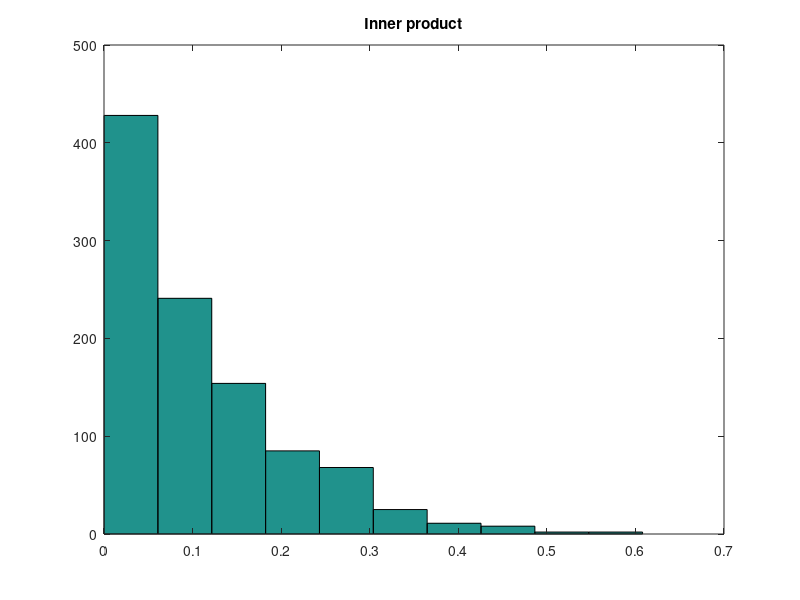
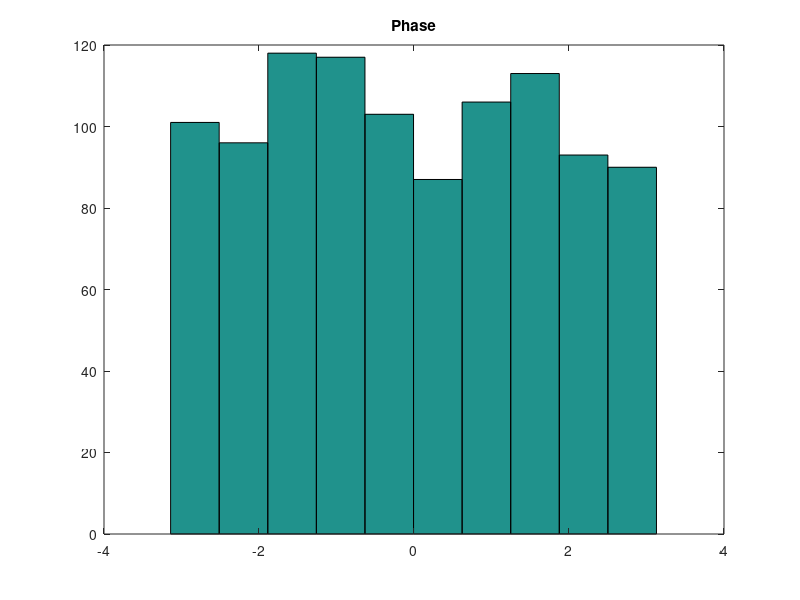

Here is the MATLAB script that generated these plots, in order: (Note: this script raises an error after producing the figures.)
clear;
close all;
M = 10;
B = 10;
h = randn(M,1) + 1j* randn(M,1);
h = h/norm(h);

for i=1:1:2^B
    c(:,i) = randn(M,1) + 1j* randn(M,1);
    c(:,i) = c(:,i)/norm(c(:,i));
end;

inner_prod_square = abs(h'*c).^2;
phase_error = ( angle(h'*c));

figure,
hist(inner_prod_square)
title('Inner product')
figure,
hist(phase_error)
title('Phase')


y_vector = 0:0.001:8;
Q = 1 - normcdf( sqrt(exp(y_vector) ));
Hb = Hb(Q);
figure,
plot(y_vector, Hb, 'linewidth',1.5)
grid on;
hold on;
plot(y_vector, 1 - Hb, 'r--', 'linewidth',1.5)
xlabel('$x$', 'interpreter', 'latex','fontsize',16)
handle = legend('$\mathcal{H}_{\mathrm{b}} \left( Q \left( \sqrt{x} \right) \right)$',...
    '$1-\mathcal{H}_{\mathrm{b}} \left( Q \left( \sqrt{x} \right) \right)$');
set(handle,'Location', 'Best', 'interpreter','latex', 'fontsize', 16)


diff_1_theo = - exp(-y_vector./2)/2./sqrt(2*pi*y_vector).*log2((normcdf(sqrt(y_vector)))./(1 - normcdf(sqrt(y_vector))));
diff_1_simu = diff(Hb,1);
figure,
plot(diff_1_simu/0.01)
title('1st derivative, simulation')
grid on;
figure,
plot(diff_1_theo)
title('1st derivative, theoretical')
grid on;

diff_2_simu =diff(1- Hb,2);
figure,
plot(diff_2_simu/0.001^2)
grid on;
title('2rd derivative, simulation')

clear;
syms x;
Q = 1/2*erfc( x^(1/2) / sqrt(2) );
Hb = -Q.*log2(Q) - (1-Q).*log2(1-Q);
temp = diff(Hb, 2)
figure,
ezplot(temp, x, [0, 10, 0, 10])
% pretty(ans)
% int(Hb, 0, 1)